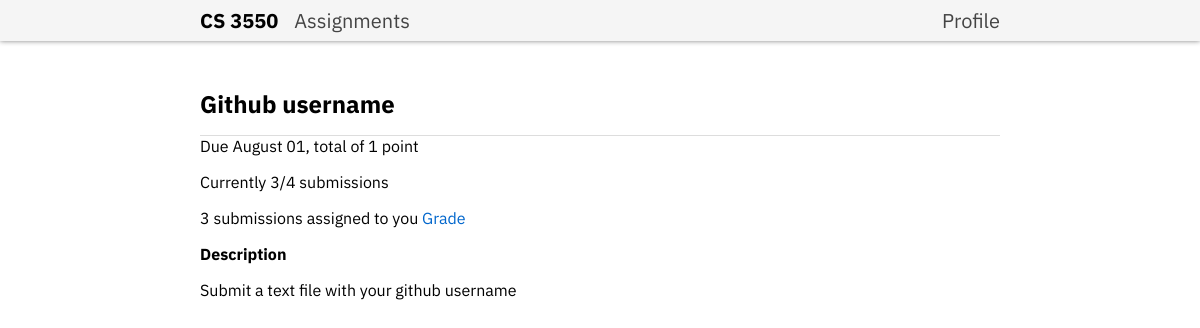
/1/ (signed in), run on the app's committed database.
### grades/models.py (models this page shows, shortened)
class Assignment(models.Model):
    title = models.CharField(max_length=200)
    description = models.TextField()
    deadline = models.DateTimeField()
    weight = models.IntegerField()
    points = models.IntegerField()

### grades/views.py (the view, shortened to what this page needs)
# urls.py: path('<int:assignment_id>/', views.assignment, name='assignment'),
@login_required
def assignment(request, assignment_id):
    assignment = get_object_or_404(models.Assignment, id=assignment_id)
    user = request.user
    is_authenticated = user.is_authenticated
    is_student_user = is_student(user) or not is_authenticated
    is_ta_user = is_ta(user)
    is_admin = user.is_superuser
    total_submissions = assignment.submission_set.count()
    total_students = models.Group.objects.get(name="Students").user_set.count()
    if is_admin:
        your_submissions = total_submissions
    else:
        your_submissions = assignment.submission_set.filter(grader=user).count()
    user_submission = None
    submission_status = "No current submission"
    past_due = assignment.deadline < timezone.now()
    file_error = None
    context = {
        'title': f'{assignment.title} - CS 3550',
        'assignment': assignment,
        'total_submissions': total_submissions,
        'your_submissions': your_submissions,
        'total_students': total_students,
        'user_submission': user_submission,
        'submission_status': submission_status,
        'past_due': past_due,
        'file_error': file_error,
        'user': user,
        'is_student': is_student_user,
        'is_ta': is_ta_user,
        'is_admin': is_admin
    }
    return render(request, "assignment.html", context)

### grades/views.py (called while the page is built)
def is_student(user):
    return user.groups.filter(name="Students").exists()

def is_ta(user):
    return user.groups.filter(name="Teaching Assistants").exists()

### grades/templates/assignment.html (shortened to what this page needs)
{% include "header.html" with title="Assignments Page" %}
<main>
  <h1>{{ assignment.title }}</h1>
  <p>Due {{ assignment.deadline|date:"F d" }}, total of {{ assignment.points }} point{{ assignment.points|pluralize }}</p>
  <section aria-label="submission status">
    {% if is_ta or is_admin %}
      <p>Currently {{ total_submissions }}/{{ total_students }} submission{{ total_students|pluralize }}</p>
      <p>
        {{ your_submissions }} submission{{ your_submissions|pluralize }} assigned to you
        {% if your_submissions > 0 %}
          <a href="/{{ assignment.id }}/submissions/" title="Grade your assigned submission">Grade</a>
        {% endif %}
      </p>
    {% endif %}
  </section>
  <section>
    <h2>Description</h2>
    {{ assignment.description|safe }}
  </section>
</main>

### static/main.css (style rules this page uses)
main { max-width: 50rem; margin: 3rem auto 0; padding: 0 1rem; }
main h1 { font-size: 1.5rem; margin: 0; padding-bottom: 1rem; border-bottom: 1px solid #ddd; }
main h1 + p { margin-top: 0; }
main h2 { font-size: 1rem; margin: 1rem 0; }
a { color: #0066cc; text-decoration: none; }
main p, main ul { margin: 1rem 0; }

### data on the page
Assignment: title "Github username", deadline "August 01", points "1", description "Submit a text file with your github username"

### other printed values
{{ total_submissions }} "3"
{{ total_students }} "4"
{{ your_submissions }} "3"
